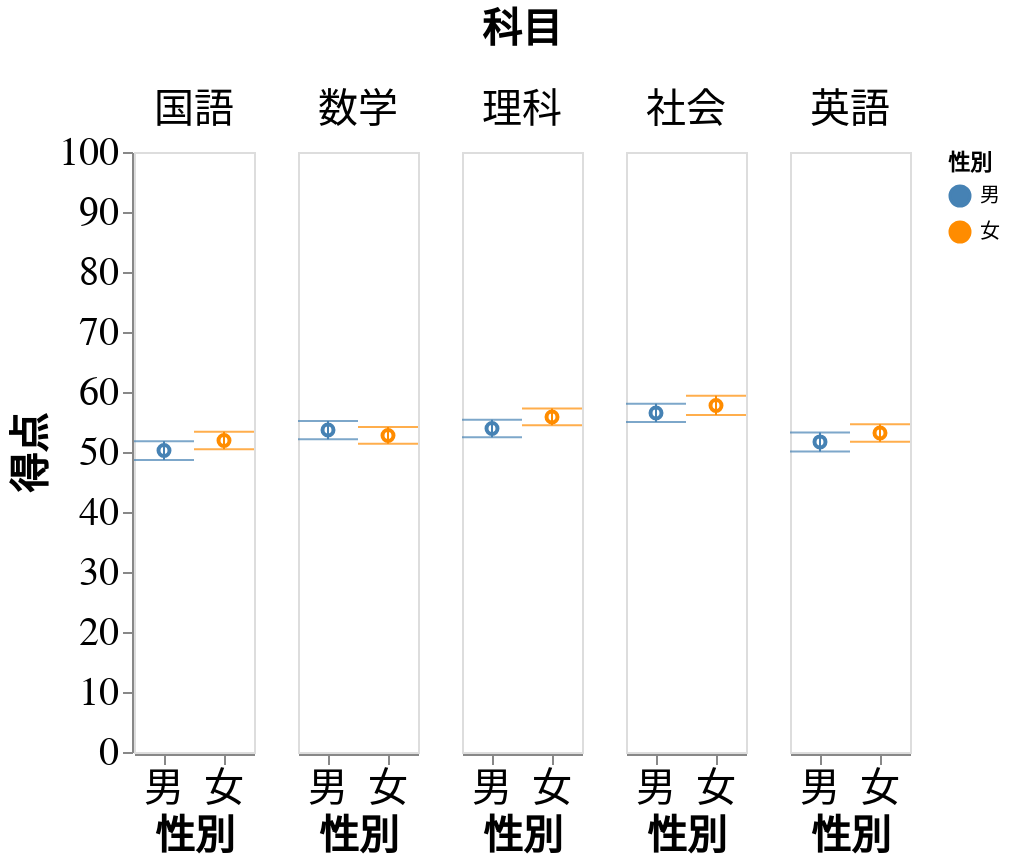

The notebook cell saved with this chart:
### Markdown cell above
## プルダウンによる図の切替

``column`` などで図を分割すると、図全体のサイズが大きくなる。図のサイズを小さく抑えるためにプルダウンを用いることができる。

### Code cell
import altair as alt
from altair_saver import save

genre_dropdown = alt.binding_select(options=cl)
genre_select = alt.selection_single(
    fields=["クラス"], bind=genre_dropdown, name="class", init={"クラス": cl[0]}
)

chart = (
    alt.layer(point, bar, data=mdf)  # point と bar は layered.html のものと共通
    .properties(width=60, height=300)
    .add_selection(genre_select)
    .transform_filter(genre_select)
    .facet(
        column=alt.Column("科目", header=alt.Header(labelFontSize=20, titleFontSize=20))
    )
    .interactive()
)

save(chart, "pulldown.html", embed_options={"actions": True})
chart

### Figure 1 — Vega-Lite specification as saved in the notebook (floating-point values rounded to 4 significant figures; data arrays with more than 128 entries replaced by an {"elided": "..."} marker saying what was removed)
{"config": {"view": {"continuousWidth": 400, "continuousHeight": 300}}, "data": {"name": "data-70decf8fa1db4bc72d214d7749409b95"}, "facet": {"column": {"field": "科目", "header": {"labelFontSize": 20, "titleFontSize": 20}, "type": "nominal"}}, "spec": {"layer": [{"mark": "point", "encoding": {"color": {"field": "性別", "scale": {"domain": ["男", "女"], "range": ["steelblue", "darkorange"]}, "type": "nominal"}, "x": {"axis": {"grid": false, "labelAngle": 0, "labelFontSize": 20, "ticks": true, "titleFontSize": 20}, "field": "性別", "sort": ["男", "女"], "type": "nominal"}, "y": {"aggregate": "mean", "axis": {"domain": true, "grid": false, "labelFontSize": 20, "ticks": true, "titleFontSize": 20}, "field": "得点", "scale": {"domain": [0, 100]}, "type": "quantitative"}}, "selection": {"class": {"type": "single", "fields": ["クラス"], "bind": {"input": "select", "options": ["普通", "理数", "特進"]}, "init": {"クラス": "普通"}}, "selector006": {"type": "interval", "bind": "scales", "encodings": ["x", "y"]}}}, {"mark": {"type": "errorbar", "extent": "stderr", "orient": "vertical", "ticks": true}, "encoding": {"color": {"field": "性別", "scale": {"domain": ["男", "女"], "range": ["steelblue", "darkorange"]}, "type": "nominal"}, "x": {"axis": {"grid": false, "labelAngle": 0, "labelFontSize": 20, "ticks": true, "titleFontSize": 20}, "field": "性別", "sort": ["男", "女"], "type": "nominal"}, "y": {"axis": {"domain": true, "grid": false, "labelFontSize": 20, "ticks": true, "titleFontSize": 20}, "field": "得点", "scale": {"domain": [0, 100]}, "type": "quantitative"}}}], "height": 300, "transform": [{"filter": {"selection": "class"}}], "width": 60}, "$schema": "https://vega.github.io/schema/vega-lite/v4.17.0.json", "datasets": {"data-70decf8fa1db4bc72d214d7749409b95": {"elided": "1500 records"}}}
